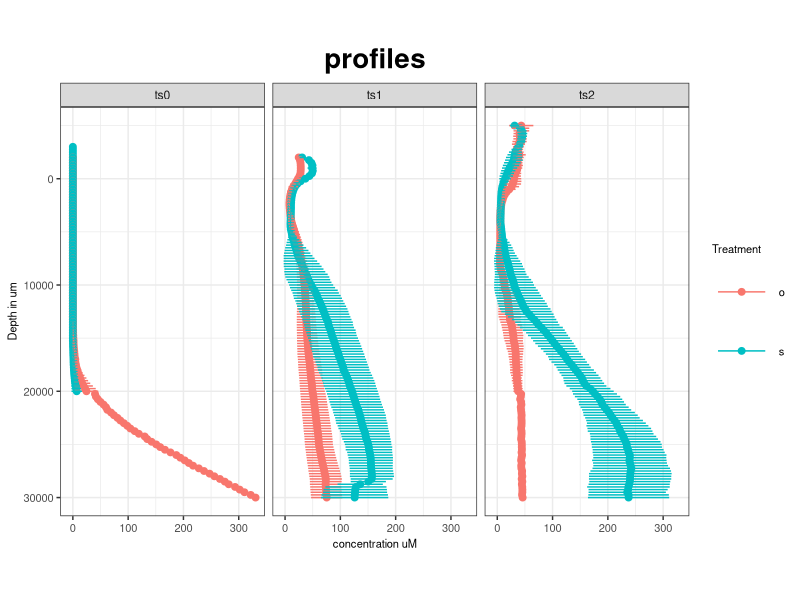

This figure's R source: (Note: this script raises an error after producing the figure.)

library(readxl)
library(tidyverse)
library(ggplot2)

# First import all raw data. The concentrations of P extraction solutions, and the Dryweight data.
conc_raw <- read_xlsx("Aarhus/Profiles.xlsx")
 conc <- conc_raw %>% 
   mutate(Treatment = substr(Core,1,1),
          Conc = case_when(Conc <0 ~ 0,
                           T ~ Conc)) %>% 
   remove_missing() %>% 
   mutate(totsulf = Conc + ((10^(-6.98))/(10^(-pH)))*Conc ) %>% 
   filter(Core!= "ocontrol", Core != "scontrol") %>% 
   group_by(Depth, Treatment, time) %>% 
   summarise(Conc = mean(totsulf),sd = sd(totsulf))
   


profiles <- ggplot(  conc, 
                     mapping = aes(
                       y = Conc,
                       x = Depth,
                       color = Treatment)) +
  #geom_line()  +
  geom_point(size = 2) +
  geom_errorbar(
    aes(ymin = Conc - sd, ymax = Conc + sd),
    position = position_dodge(width = 0.01),
    width = 0.5)+
  xlab("Depth (um)") +
  scale_x_reverse() +
  coord_flip() +
  labs(  y = expression(paste("concentration uM")), 
         x = "Depth in um",
         title = "profiles" ) +
  facet_grid(.~ time)+
  theme_bw() +
  theme(      aspect.ratio = 2,
              axis.title=element_text(size=8),
              plot.title = element_text(size=20, face="bold", hjust = 0.5) ,
              axis.text=element_text(size=8,angle = 0, hjust = 0.5),
              legend.title = element_text(size = 8),
              legend.text = element_text(size = 8),
              legend.key.size = unit(1.5, "cm"))
print(profiles)

show(kwaplots)
